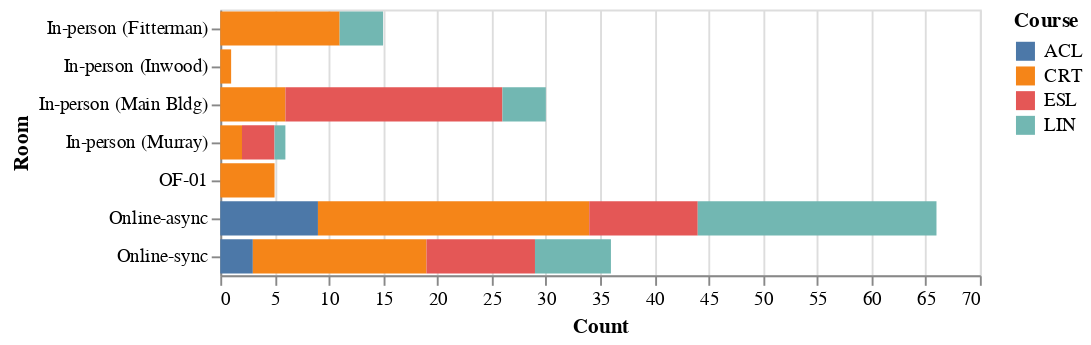

Notebook source saved alongside this figure:
### Code cell
chart = alt.Chart(grouped).mark_bar().encode(
    x='Count',
    y='Room',
    color='Course', order=alt.Order('Course', sort='ascending'))
chart

### Figure 1 — Vega-Lite specification as saved in the notebook (floating-point values rounded to 4 significant figures)
{"config": {"view": {"continuousWidth": 400, "continuousHeight": 300}}, "data": {"name": "data-6b6984a1f77661586838689a155da28b"}, "mark": "bar", "encoding": {"color": {"field": "Course", "type": "nominal"}, "order": {"field": "Course", "sort": "ascending", "type": "nominal"}, "x": {"field": "Count", "type": "quantitative"}, "y": {"field": "Room", "type": "nominal"}}, "$schema": "https://vega.github.io/schema/vega-lite/v4.17.0.json", "datasets": {"data-6b6984a1f77661586838689a155da28b": [{"Course": "ACL", "Room": "Online-async", "Count": 9}, {"Course": "ACL", "Room": "Online-sync", "Count": 3}, {"Course": "CRT", "Room": "In-person (Fitterman)", "Count": 11}, {"Course": "CRT", "Room": "In-person (Inwood)", "Count": 1}, {"Course": "CRT", "Room": "In-person (Main Bldg)", "Count": 6}, {"Course": "CRT", "Room": "In-person (Murray)", "Count": 2}, {"Course": "CRT", "Room": "OF-01", "Count": 5}, {"Course": "CRT", "Room": "Online-async", "Count": 25}, {"Course": "CRT", "Room": "Online-sync", "Count": 16}, {"Course": "ESL", "Room": "In-person (Main Bldg)", "Count": 20}, {"Course": "ESL", "Room": "In-person (Murray)", "Count": 3}, {"Course": "ESL", "Room": "Online-async", "Count": 10}, {"Course": "ESL", "Room": "Online-sync", "Count": 10}, {"Course": "LIN", "Room": "In-person (Fitterman)", "Count": 4}, {"Course": "LIN", "Room": "In-person (Main Bldg)", "Count": 4}, {"Course": "LIN", "Room": "In-person (Murray)", "Count": 1}, {"Course": "LIN", "Room": "Online-async", "Count": 22}, {"Course": "LIN", "Room": "Online-sync", "Count": 7}]}}
